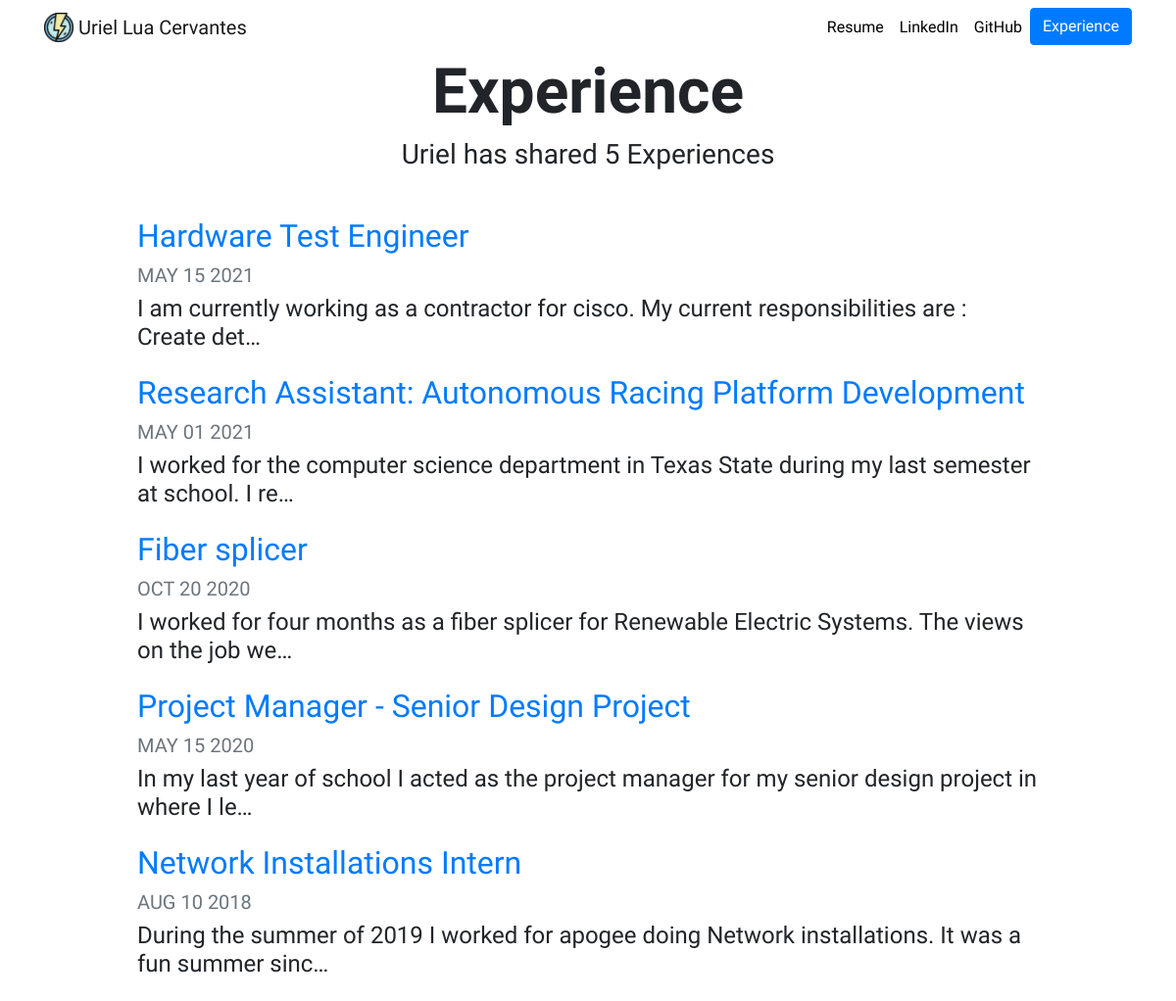
Before: /blog/ with the older database file.
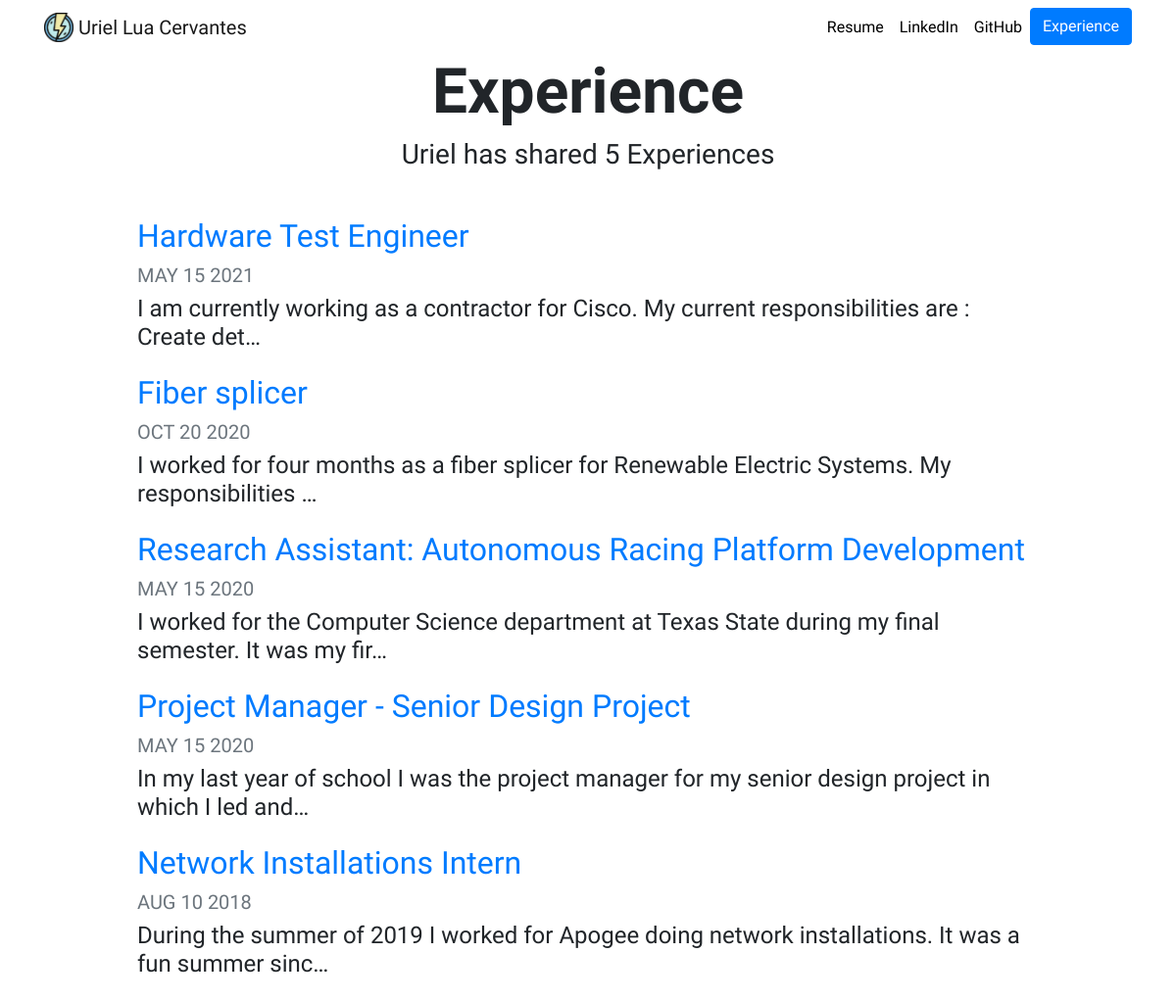
After: the same page with the newer database file.
### blog/models.py (models this page shows, shortened)
class Blog(models.Model):
    title = models.CharField(max_length=100)
    description = models.TextField()
    date = models.DateField()

### blog/views.py (the view)
# urls.py: path('', views.all_blogs, name='all_blogs'),
def all_blogs(request):
    blogs = Blog.objects.order_by('-date')
    return render(request, 'blog/all_blogs.html',{'blogs':blogs})

### blog/templates/blog/all_blogs.html
{% extends "portfolio/base.html" %}
{% load static %}
{% block content %}
<h1 id="blogtitle" class="font-weight-bold text-center">Experience</h1>
<h3 class="text-center mb-5">Uriel has shared {{ blogs.count }} Experience{{ blogs.count|pluralize }}</h3>
{% for blog in blogs %}
<div class="row justify-content-center my-3">
  <div class="col-md-10">
    <a href="{% url 'blog:detail' blog.id %}">
      <h2>{{ blog.title }}</h2>
    </a>
    <h5 class="text-muted">{{ blog.date|date:'M d Y'|upper }}</h5>
    <h4>{{ blog.description|striptags|truncatechars:100 }}</h4>
  </div>
</div>
{% endfor %}
{% endblock %}

Changed rows visible on the page:
changed Blog "Hardware Test Engineer": description "I am currently working as a contractor for cisco. My current responsibilities are : Create det…" → "I am currently working as a contractor for Cisco. My current responsibilities are : Create det…"
changed Blog "Fiber splicer": description "I worked for four months as a fiber splicer for Renewable Electric Systems. The views on the job we…" → "I worked for four months as a fiber splicer for Renewable Electric Systems. My responsibilities …"; moves up the list
changed Blog "Research Assistant: Autonomous Racing Platform Development": date "MAY 01 2021" → "MAY 15 2020"; description "I worked for the computer science department in Texas State during my last semester at school. I re…" → "I worked for the Computer Science department at Texas State during my final semester. It was my fir…"
changed Blog "Project Manager - Senior Design Project": description "In my last year of school I acted as the project manager for my senior design project in where I le…" → "In my last year of school I was the project manager for my senior design project in which I led and…"
changed Blog "Network Installations Intern": description "During the summer of 2019 I worked for apogee doing Network installations. It was a fun summer sinc…" → "During the summer of 2019 I worked for Apogee doing network installations. It was a fun summer sinc…"
